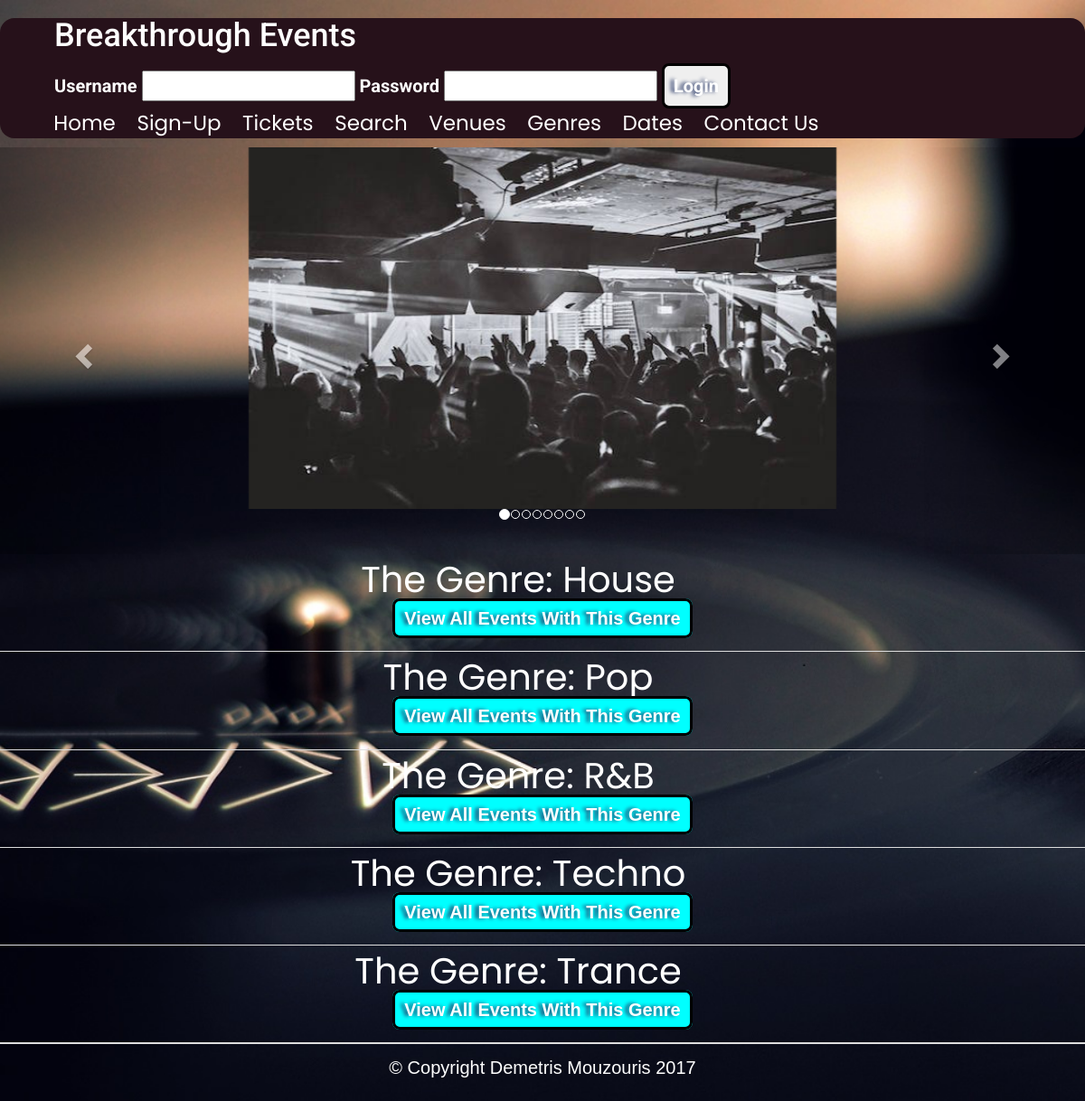
Screenshot of /genre.php with the database file from the repository.
### tables this page shows
CREATE TABLE IF NOT EXISTS `events` (
  `EventsID` int(11) NOT NULL AUTO_INCREMENT,
  `Name` varchar(70) NOT NULL,
  `EventsDate` datetime NOT NULL,
  `Location` varchar(70) NOT NULL,
  `Genre` varchar(30) NOT NULL,
  `AmofTickets` int(11) NOT NULL,
  `Capacity` int(11) NOT NULL,
  `Price` int(11) NOT NULL,
  `Image` varchar(70) NOT NULL,
  `Info` text NOT NULL,
  PRIMARY KEY (`EventsID`)
);

### genre.php (the view, shortened to what this page needs)
<?php
include('includes/conn.inc.php');
$sql= "SELECT * FROM events  WHERE Genre LIKE '%' GROUP by Genre ";
$stmt = $pdo->prepare($sql);
$stmt->execute();
?>
<!DOCTYPE html>
<html>
          <head>
<link rel="stylesheet" href="stylesheet/bootstrap-3.3.7-dist/css/bootstrap.css">
<link rel="stylesheet" href="stylesheet/style.css">
	<link rel="stylesheet" href="stylesheet/cms.css">
	<link rel="stylesheet" type="text/css" media="only screen and (max-width:700px)" href="stylesheet/mobilestyle.css">
</head>
<body>
	<header>
            <div id="logo">
                <h1>Breakthrough Events</h1>
          <?php
      if(isset($_SESSION['login'])){
        include('includes/session-logout.inc.php');
      }else{
        include('includes/session-login.inc.php');
      }
      ?>
            </div>
                <nav>
                <ul class="topMenu">
                 <li class="first"><a href="index.php">Home</a></li>
                 <?php
                 if (!isset($_SESSION['login'])){
				 echo "<li><a href=\"Sign-Up.php\">Sign-Up</a></li>";
                 }
                 ?>
                 <li><a href="Tickets.php">Tickets</a></li>
                 <li><a href="search.php">Search</a></li>
                 <li><a href="venues.php">Venues</a></li>
                 <li><a href="genre.php">Genres</a></li>
                 <li><a href="dates.php">Dates</a></li>
                 <li><a href="Contact-us.php">Contact Us</a></li>
                </ul>
                </nav>
            </header>
  <?php
     echo"<div id=\"myCarousel\" class=\"carousel slide\" data-ride=\"carousel\" >";
  echo"<ol class=\"carousel-indicators\">";
    echo "<li data-target=\"#myCarousel\" data-slide-to=\"0\" class=\"active\"></li>";
    echo "<li data-target=\"#myCarousel\" data-slide-to=\"1\"></li>";
    echo "<li data-target=\"#myCarousel\" data-slide-to=\"2\"></li>";
	echo "<li data-target=\"#myCarousel\" data-slide-to=\"3\"></li>";
	echo "<li data-target=\"#myCarousel\" data-slide-to=\"4\"></li>";
	echo "<li data-target=\"#myCarousel\" data-slide-to=\"5\"></li>";
	echo "<li data-target=\"#myCarousel\" data-slide-to=\"6\"></li>";
	echo "<li data-target=\"#myCarousel\" data-slide-to=\"7\"></li>";
  echo "</ol>";
  echo "<div class=\"carousel-inner\" role=\"listbox\" style= \"align-self: : center\">";
    echo "<div class=\"item active\">";
      echo "<center><img class=\"center-block\" src=\"eventpics/event-15.jpg\" alt=\"Event Picture\"style=\"width:650px; height:450px; padding-bottom:50px;\"";
	   echo"</center> ";
    echo "</div>";
  echo "<a class=\"left carousel-control\" href=\"#myCarousel\" role=\"button\" data-slide=\"prev\"> ";
    echo "<span class=\"glyphicon glyphicon-chevron-left\" aria-hidden=\"true\">";
	echo"</span> ";
  echo"</a>";
 echo "<a class=\"right carousel-control\" href=\"#myCarousel\" role=\"button\" data-slide=\"next\"> ";
    echo "<span class=\"glyphicon glyphicon-chevron-right\" aria-hidden=\"true\">";
	echo"</span> ";
echo"</a>";
  echo "</div>";
echo "</div>";
    						echo "<center>";
							while($row = $stmt->fetchObject()) {
						    echo "<div class=\"outcomes\">";
						   echo "<div class=\"Datesoccuring\">";
						   echo "The Genre: ";
						   echo " $row->Genre";
						   echo "</div>";
						   echo "<div class=\"buttonview\">";
						   echo "<a href=\"search.php?Search=".urlencode($row->Genre)."\" class=\"viewinginfo\">View All Events With This Genre</a>";
								echo "</div>";
						   echo "</div>";
							}
							echo "</center>";
    ?>
<footer>
		<p>&copy; Copyright Demetris Mouzouris 2017</p>
	</footer>
</body>
</html>

### stylesheet/style.css (style rules this page uses)
body { font-size:20px; margin:0; background: url("../Images/background3.jpg"); color:#ffffff; background-size:cover; background-attachment:fixed; background-repeat:no-repeat; }
header { height: auto; border-radius:16px; background-color: #26111A; }
h1 { font-family: 'Roboto', sans-serif; color:#fff; }
#logo { padding-left:5%; }
.outcomes { border-bottom: 1px solid #DEDEDE; padding-right:5%; padding-left:5%; }
.Datesoccuring { font-family: 'Poppins', sans-serif; font-size:40px; margin:auto; padding-right:5%; }
.topMenu { font-family: 'Poppins', sans-serif; list-style: none; font-size:23px; padding-left:2%; overflow: hidden; }
.topMenu .first { padding-left:3%; }
.topMenu li { float:left; padding-left:2% }
.topMenu a { text-decoration: none; color:#ffffff; }
.buttonview { padding-bottom:2%; }
.viewinginfo { border-radius: 8px; border: 3px solid #000000; cursor: pointer; color: #ffffff; background-color: aqua; font-weight: bold; padding: 8px 10px; text-shadow: rgb(38, 54, 102) -4px 0px 4px; }
footer { clear:left; overflow: hidden; padding: 1% 0%; border-top: 1px solid #DEDEDE; }
footer p { text-align: center; color:#ffffff; }

### stylesheet/cms.css (style rules this page uses)
body { font-family:helvetica, arial, sans-serif; }

### stylesheet/mobilestyle.css (style rules this page uses)
header { overflow: hidden; background: #26111A; height:auto; }
#logo { padding: 5px; text-transform: uppercase; }
.buttonview { padding-bottom:5%; padding-top: 5% }
.buttonview a { font-size:65%; }
.Datesoccuring { font-size:20px; padding-bottom: 2%; }
.viewinginfo { font-size:2vw; }
.topMenu .first { padding:0px; }
.topMenu { padding-left:5%; clear:left; float: none; width:auto; padding: 0px; margin:0; background-color:#fff; }
.topMenu li { float:none; padding:5px 0; border-bottom:1px solid #ccc; }
.topMenu a { padding-left:5%; color:#000; padding: 0; text-align:left; }

### rows the page displays
events: Genre "House"
events: Genre "Pop"
events: Genre "R&B"
events: Genre "Techno"
events: Genre "Trance"
